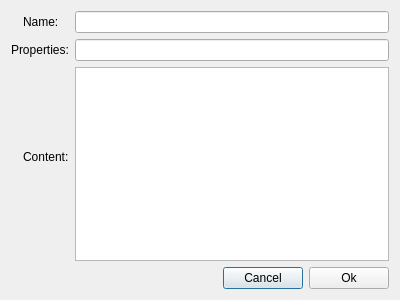
<?xml version="1.0" encoding="UTF-8"?>
<ui version="4.0">
 <class>NewTagDialog</class>
 <widget class="QDialog" name="NewTagDialog">
  <property name="geometry">
   <rect>
    <x>0</x>
    <y>0</y>
    <width>400</width>
    <height>300</height>
   </rect>
  </property>
  <property name="windowTitle">
   <string>Dialog</string>
  </property>
  <layout class="QGridLayout" name="gridLayout">
   <item row="0" column="1">
    <widget class="QLabel" name="label">
     <property name="text">
      <string>Name:</string>
     </property>
    </widget>
   </item>
   <item row="0" column="2">
    <widget class="QLineEdit" name="nameLineEdit"/>
   </item>
   <item row="1" column="0" rowspan="2" colspan="2">
    <widget class="QLabel" name="label_2">
     <property name="text">
      <string>Properties:</string>
     </property>
    </widget>
   </item>
   <item row="1" column="2" rowspan="2">
    <widget class="QLineEdit" name="propertiesLineEdit"/>
   </item>
   <item row="2" column="1" rowspan="2">
    <widget class="QLabel" name="label_3">
     <property name="text">
      <string>Content:</string>
     </property>
    </widget>
   </item>
   <item row="3" column="2">
    <widget class="QTextEdit" name="contentTextEdit"/>
   </item>
   <item row="4" column="1" colspan="2">
    <layout class="QHBoxLayout" name="horizontalLayout">
     <item>
      <spacer name="horizontalSpacer">
       <property name="orientation">
        <enum>Qt::Horizontal</enum>
       </property>
       <property name="sizeHint" stdset="0">
        <size>
         <width>40</width>
         <height>20</height>
        </size>
       </property>
      </spacer>
     </item>
     <item>
      <widget class="QPushButton" name="cancelButton">
       <property name="text">
        <string>Cancel</string>
       </property>
      </widget>
     </item>
     <item>
      <widget class="QPushButton" name="okButton">
       <property name="text">
        <string>Ok</string>
       </property>
      </widget>
     </item>
    </layout>
   </item>
  </layout>
 </widget>
 <resources/>
 <connections/>
</ui>
